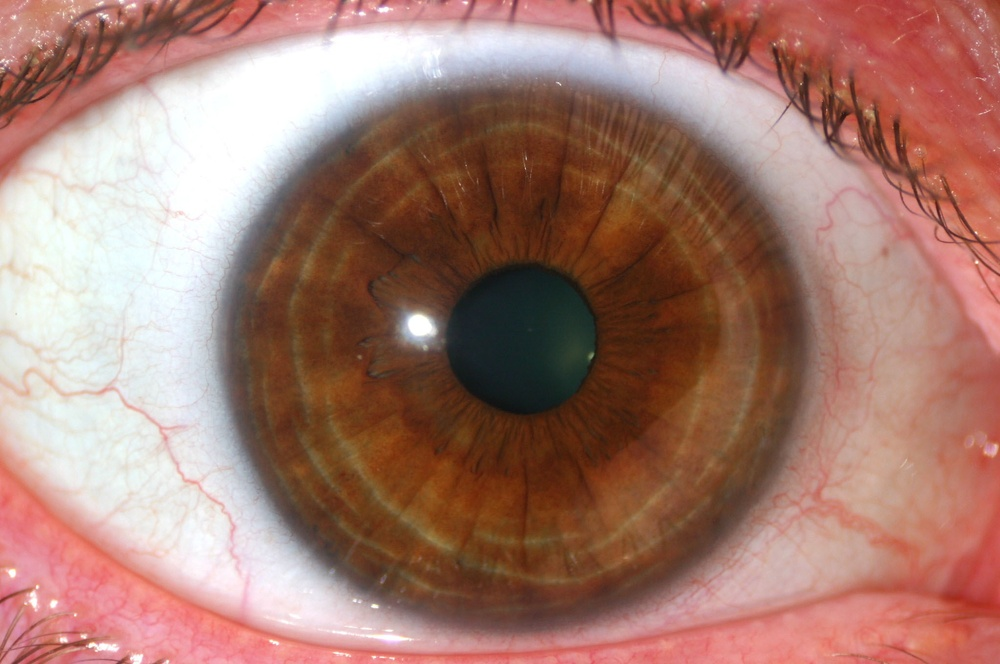
%> input picture image2.jpg, 1000 x 664 px, shrunk from 2048 x 1360 before the run
$ octave --eval "result = getVoters(rgb2gray(imread('image2.jpg')));"   (GNU Octave 9; MATLAB toolbox functions it lacks are replaced by stand-ins)
%> lines starting %> are read from the running program, lines starting %| are printed output that depends on the picture; in (x1, y1, x2, y2) boxes, pixels count from 0 and x2, y2 are one past the last pixel; in counts of white or black regions, pixels touching at a corner belong together; the program's own positions count from 1
### sobel.m
function [retHMask, retVMask, retSum, retGradMagnitude, retGradDirect] = sobel(grayimg)
    %define edge masks
    hMask = [-1 0 1;
             -2 0 2;
             -1 0 1];

    vMask = [-1 -2 -1;
              0  0  0;
              1  2  1];

    %calculations go here…
	retHMask = filter2(hMask, grayimg, 'same');
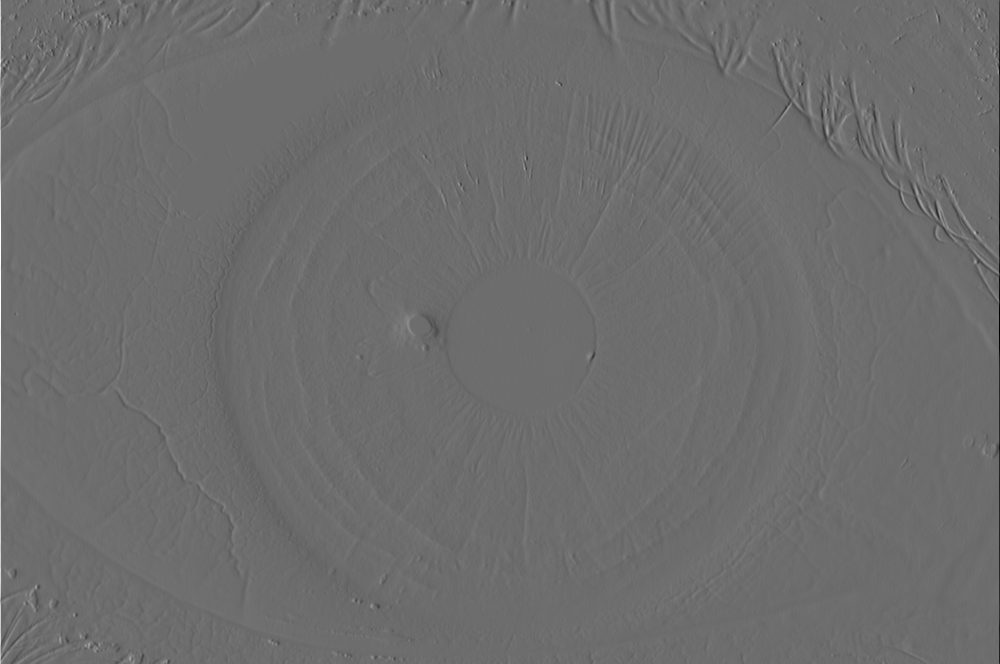
%> retHMask: size 664x1000 double; min -715, max 950, mean -0.2; drawn with min black and max white
    retVMask = filter2(vMask, grayimg, 'same');
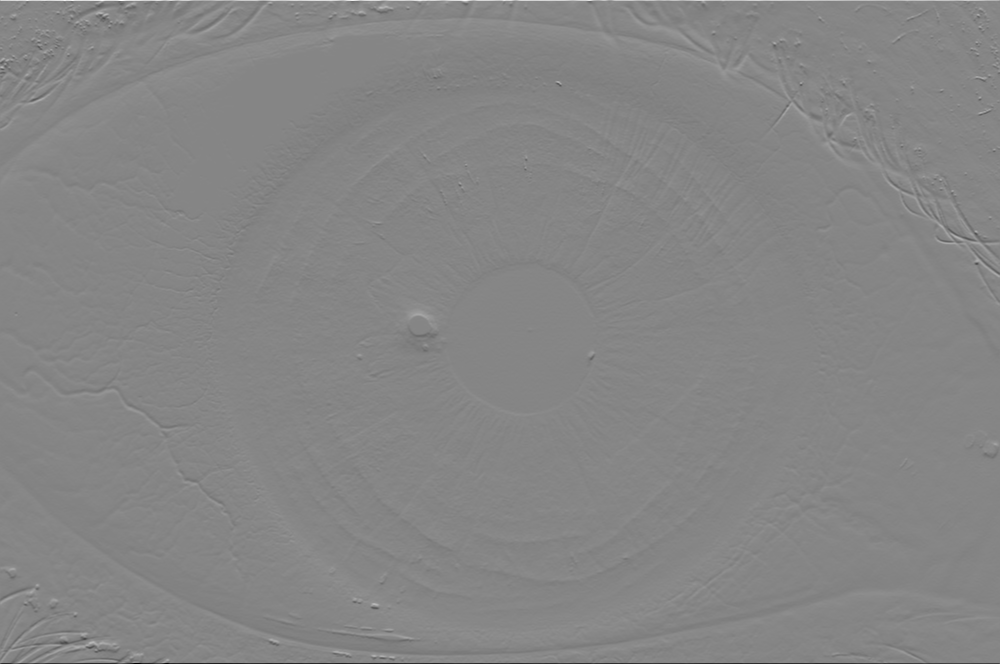
%> retVMask: size 664x1000 double; min -996, max 903, mean 0.2; drawn with min black and max white
    retSum = retHMask + retVMask;
    retGradMagnitude = sqrt(double(retHMask).^2+double(retVMask).^2);

    %normalize grad magnitude
    retGradMagnitude = retGradMagnitude - min(min(retGradMagnitude));
    retGradMagnitude = retGradMagnitude./max(max(retGradMagnitude));

    retGradDirect = atan2(double(retVMask),double(retHMask));
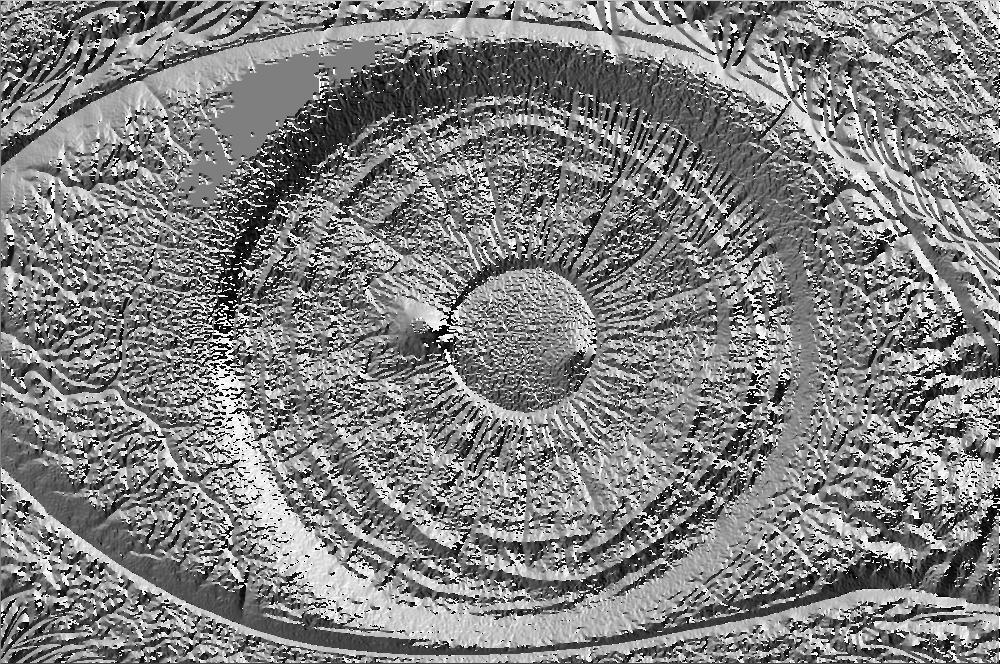
%> retGradDirect: size 664x1000 double; min -3.14, max 3.14, mean 0.0408; drawn with min black and max white

### cleanVoters.m
function [retVoters] = cleanVoters(buf)
    % set constants
    %threshconst = 0.05;

    % remove noise by eroding/dilating
    se = ones(2,2);
    retVoters = imerode(imerode(imdilate(imdilate(buf,se),se),se),se);
    % [32 lines of commented-out code are left out]

### getVoters.m
function [retVotersMag, retVotersGradDirect] = getVoters(grayimg)
    % set constants
    votingThreshHigh = 0.1;
    votingThreshLow = 0.045;

    % perform the edge detection
    [HMask, VMask, Sum, GradMagnitude, GradDirect]=sobel(grayimg);

    % get the voters
    retVotersMag = zeros(size(grayimg));
    retVotersMag(find(GradMagnitude > votingThreshLow & GradMagnitude < votingThreshHigh)) = 1;
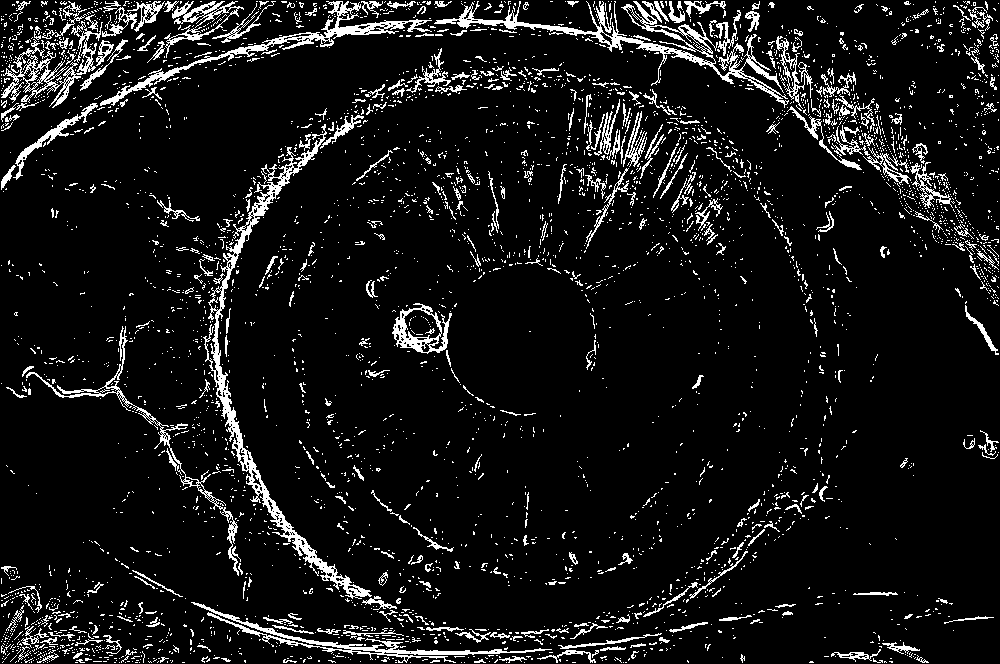
%> retVotersMag: size 664x1000 double; values 0 (black) and 1 (white), 8.4% white in thin lines or dots
    retVotersMag = cleanVoters(retVotersMag);
%> in cleanVoters, `retVoters = imerode(imerode(imdilate(imdilate(buf,se),se),se),se);`:
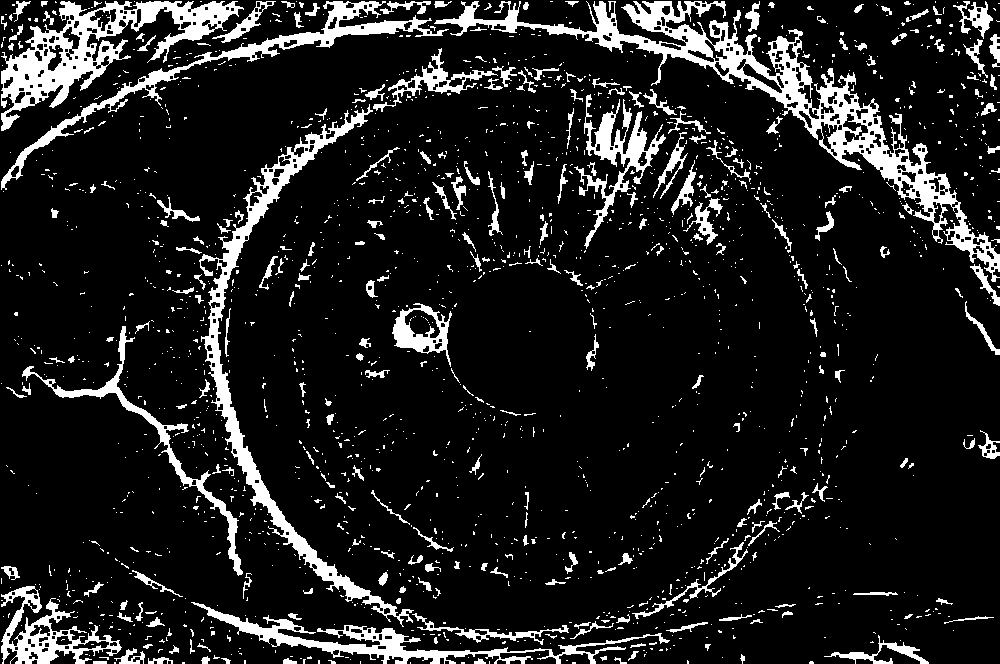
%> retVoters: size 664x1000 double; values 0 (black) and 1 (white), 12.2% white; 1925 white regions (1652 under 20 px), largest, box (x1, y1, x2, y2) and area: (434, 1, 1000, 282) 15893, (1, 1, 244, 131) 8700, (199, 104, 414, 627) 8318
    %figure;imshow(retVotersMag);
    retVotersMag(find(retVotersMag == 1)) = GradMagnitude(find(retVotersMag == 1));
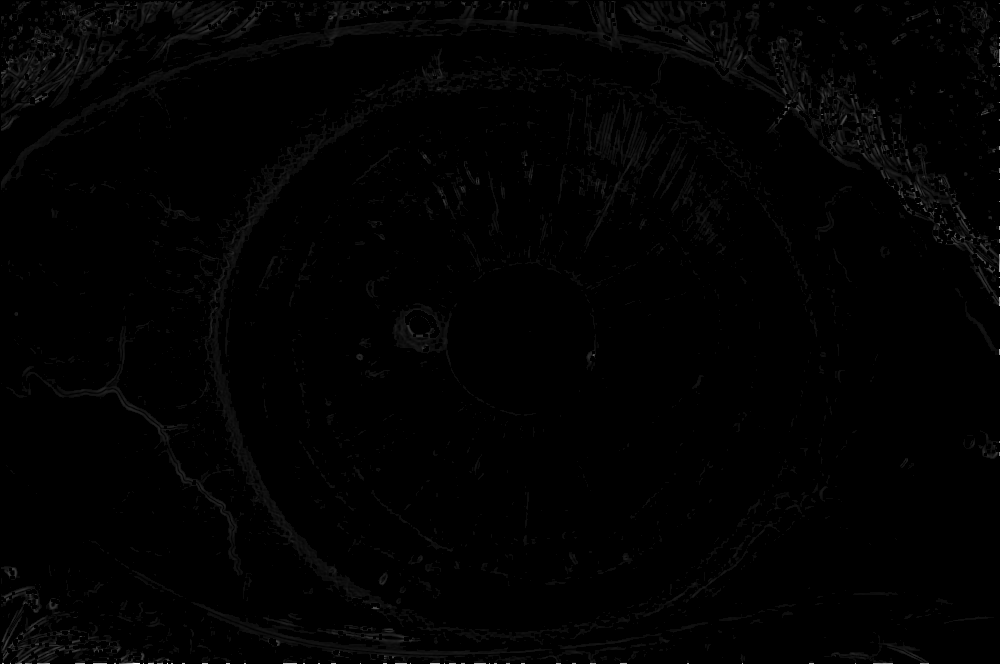
%> retVotersMag: size 664x1000 double; 12.17% of pixels changed, all inside (x1, y1, x2, y2) = (1, 1, 1000, 664)

    % get the gradient directions of the voters
    retVotersGradDirect = zeros(size(grayimg));
    retVotersGradDirect(find(retVotersMag > 0)) = GradDirect(find(retVotersMag > 0));
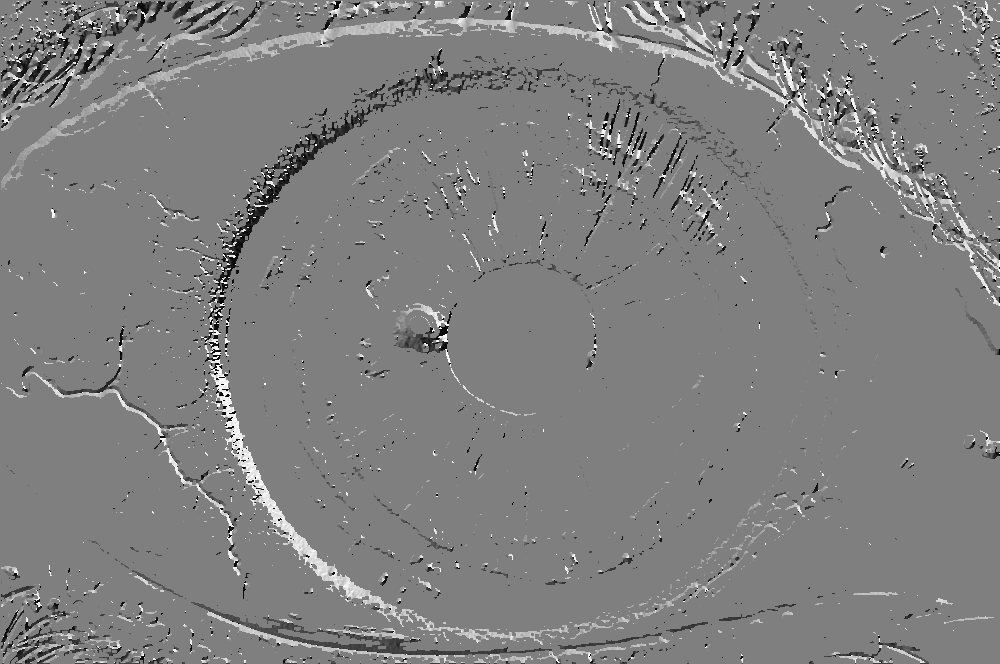
%> retVotersGradDirect: size 664x1000 double; min -3.14, max 3.14, mean 0.0108; drawn with min black and max white

    %figure;imshow(retVotersMag);
    %figure;imshow(uint8(1*(255/(2*pi))*retVotersGradDirect));
    %imshow(uint8(255*GradMagnitude));figure;
    %imshow(uint8(1*(255/(2*pi))*GradDirect));

$ run again, on image3.jpg
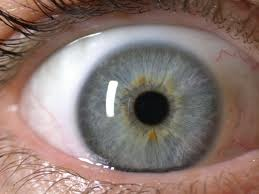
%> input picture image3.jpg, 259 x 194 px
%> in getVoters, `retVotersMag(find(GradMagnitude > votingThreshLow & GradMagnitude < vo..`:
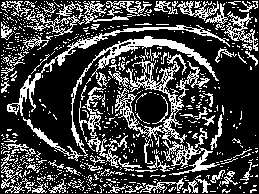
%> retVotersMag: size 194x259 double; values 0 (black) and 1 (white), 26.5% white in thin lines or dots
%> retVoters: size 194x259 double; values 0 (black) and 1 (white), 43.6% white; 88 white regions (76 under 20 px), largest, box (x1, y1, x2, y2) and area: (1, 0, 259, 194) 19803, (94, 170, 240, 194) 1297, (215, 47, 247, 64) 148
%> in getVoters, `retVotersGradDirect(find(retVotersMag > 0)) = GradDirect(find(retVoter..`:
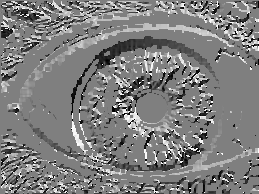
%> retVotersGradDirect: size 194x259 double; min -3.13, max 3.14, mean -0.0115; drawn with min black and max white

$ run again, on Iris.jpg
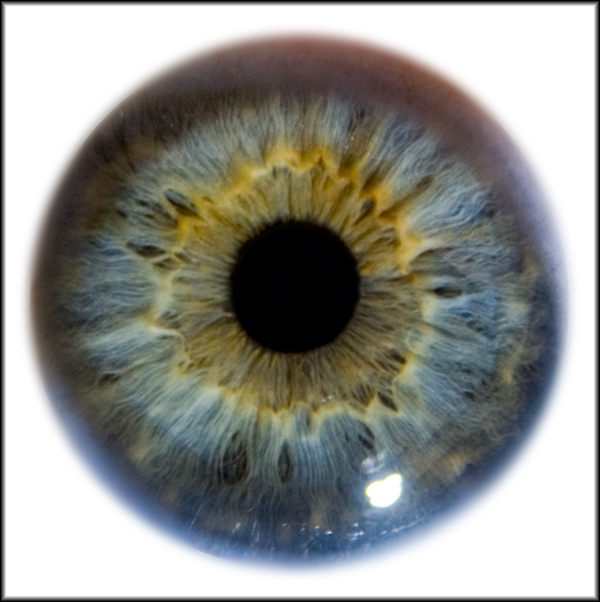
%> input picture Iris.jpg, 600 x 602 px
%> in getVoters, `retVotersMag(find(GradMagnitude > votingThreshLow & GradMagnitude < vo..`:
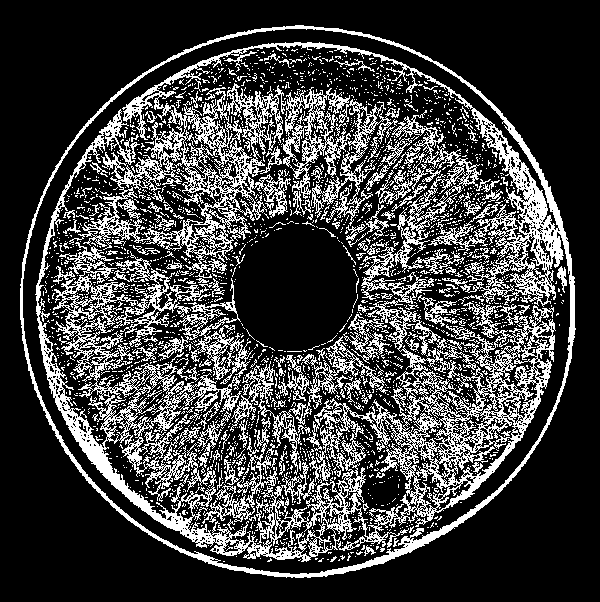
%> retVotersMag: size 602x600 double; values 0 (black) and 1 (white), 25% white in thin lines or dots, all inside (x1, y1, x2, y2) = (20, 25, 576, 578)
%> retVoters: size 602x600 double; values 0 (black) and 1 (white), 42.2% white; 288 white regions (263 under 20 px), largest, box (x1, y1, x2, y2) and area: (20, 25, 576, 578) 150464, (129, 245, 160, 255) 140, (178, 205, 198, 217) 96
%> in getVoters, `retVotersGradDirect(find(retVotersMag > 0)) = GradDirect(find(retVoter..`:
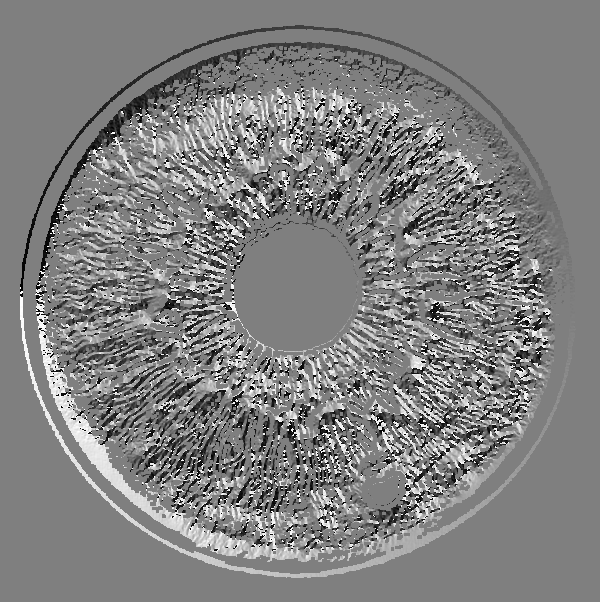
%> retVotersGradDirect: size 602x600 double; min -3.13, max 3.14, mean 0.0258; drawn with min black and max white

$ run again, on Mixed_Iris.JPG
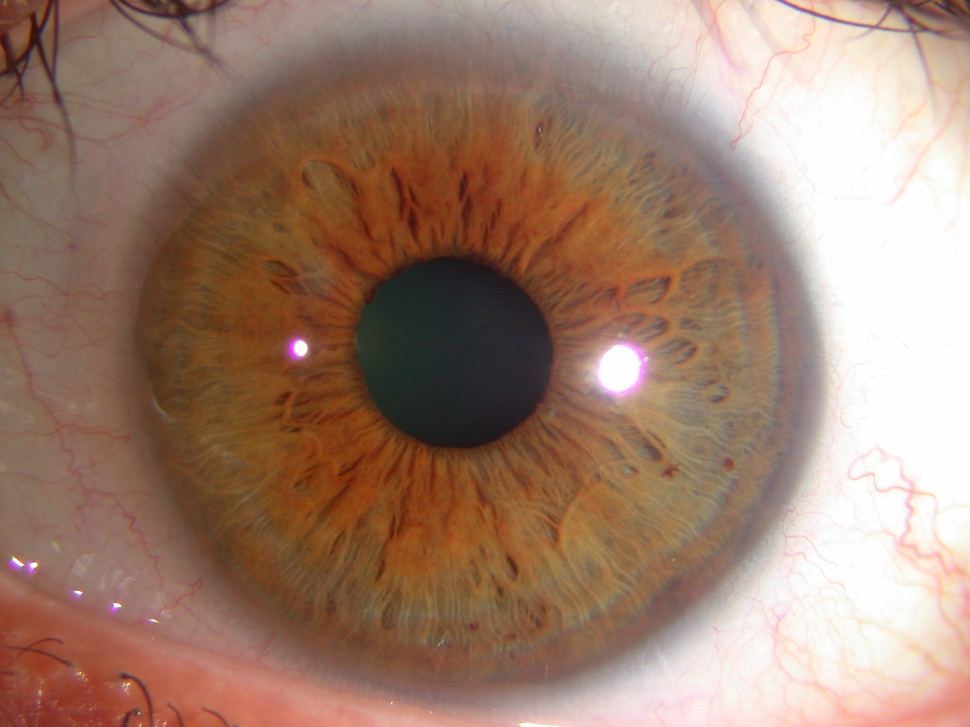
%> input picture Mixed_Iris.JPG, 970 x 727 px, shrunk from 2048 x 1536 before the run
%> retVoters: size 727x970 double; values 0 (black) and 1 (white), 5.5% white; 1532 white regions (1294 under 20 px), largest, box (x1, y1, x2, y2) and area: (1, 1, 75, 134) 2787, (845, 1, 970, 93) 2465, (108, 1, 231, 59) 2171
%> in getVoters, `retVotersGradDirect(find(retVotersMag > 0)) = GradDirect(find(retVoter..`:
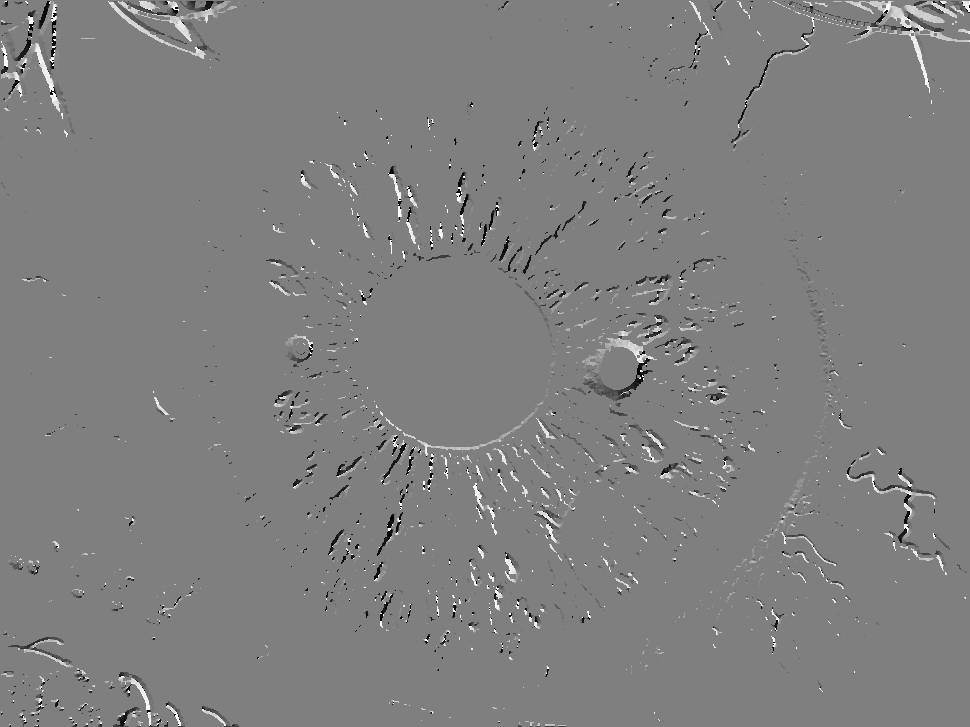
%> retVotersGradDirect: size 727x970 double; min -3.14, max 3.14, mean 0.00683; drawn with min black and max white
